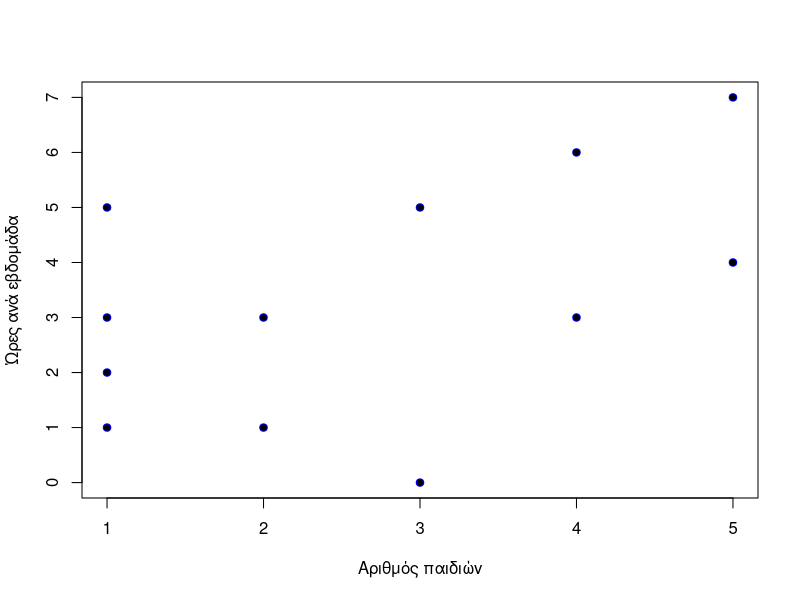
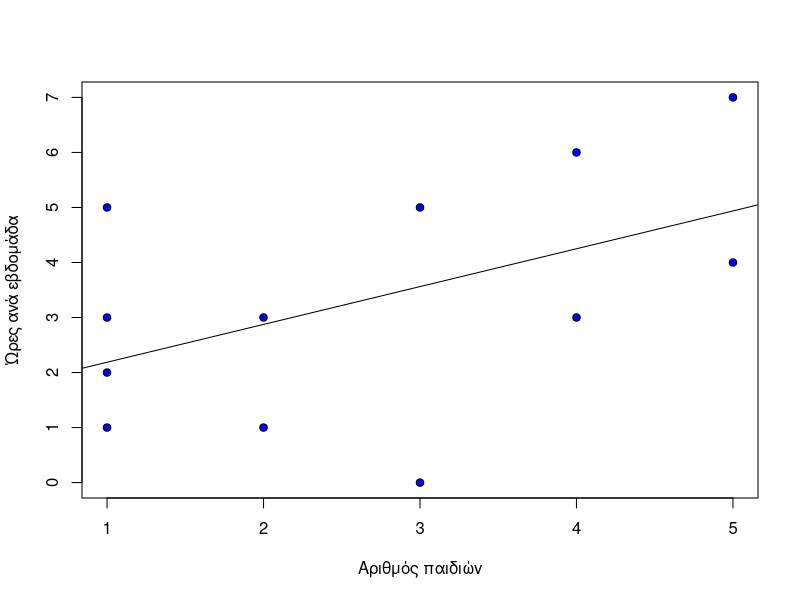
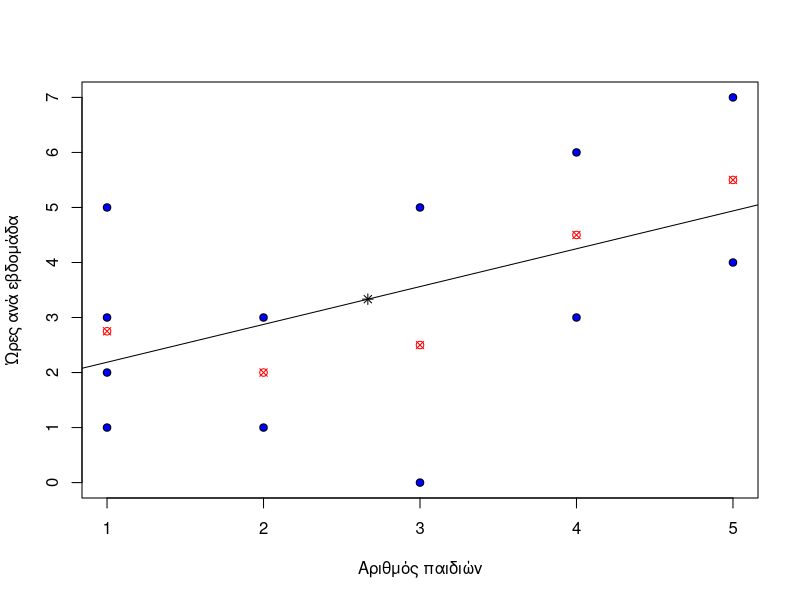

The R script that drew these images, in order:
## ---- chunk 1
library(tidyverse)
## ---- chunk 2

df <- data.frame(x=c(1,1,1,1,2,2,3,3,4,4,5,5),
                  y=c(1,2,3,5,3,1,5,0,6,3,7,4))

## ---- chunk 3
plot(df$x,df$y,  col='blue', pch=21, bg="black", xlab="Αριθμός παιδιών", ylab="Ώρες ανά εβδομάδα")
## ---- chunk 4
model <- lm(formula = y ~ x, data=df)
## ---- chunk 5
model
## ---- chunk 6
model$coefficients["x"]

model$coefficients["(Intercept)"]


## ---- chunk 7
summary(model)
## ---- chunk 8

plot(df$x,df$y,  col='black', pch=21, bg="blue", xlab="Αριθμός παιδιών", ylab="Ώρες ανά εβδομάδα")

abline(model)
## ---- chunk 9
df_means <- df %>% group_by(x) %>% summarize(meanY=mean(y))
df_means
## ---- chunk 10


plot(df$x,df$y,  col='black', pch=21, bg="blue", xlab="Αριθμός παιδιών", ylab="Ώρες ανά εβδομάδα")

abline(model)
points(df_means$x, df_means$meanY, col='red', pch=13, bg="red")
points(mean(df$x), mean(df$y), pch=8, col='black')
## ---- chunk 11

predict(model, data.frame(x = 6))
## ---- chunk 12
cor(df$x, df$y, method="pearson")
